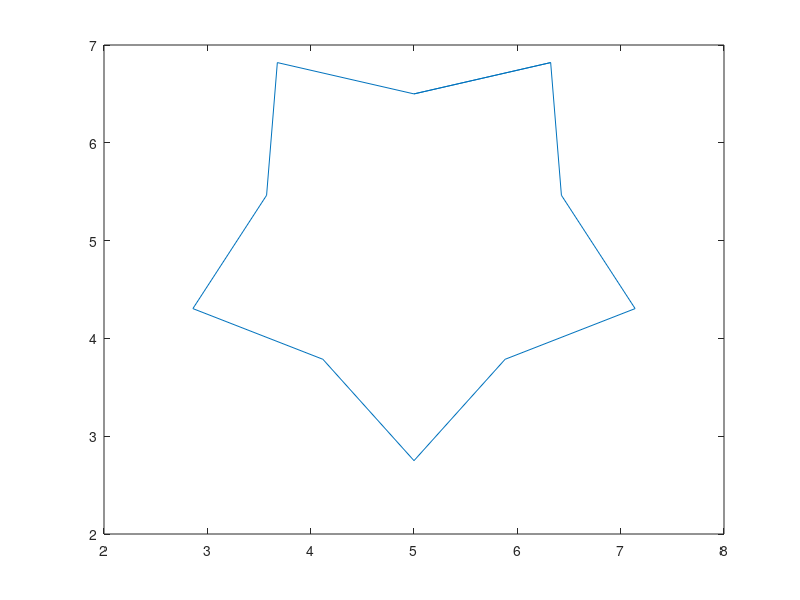

Recreate this plot in MATLAB.
clc,clear all, close all
lado=5;
l=lado;
n=5;
for i=0:n
    X(i+1)=sind(i*360/n);
    Y(i+1)=cosd(i*360/n);
end
plot(X,Y)

for i=0:n
    X2(i+1)=1.5*sind(i*360/n+72/2);
    Y2(i+1)=1.5*cosd(i*360/n+72/2);
end
% plot(X,Y)
% hold on
% plot(X2,Y2)
for i=1:length(X)
    X3(2*i-1)=X(i);
    X3(2*i)=X2(i);
    Y3(2*i-1)=Y(i);
    Y3(2*i)=Y2(i);
end
% hold on
plot(1.5*X3+5,1.5*Y3+5)
X=1.5*X3+5;
Y=1.5*Y3+5;
R=[X',Y']